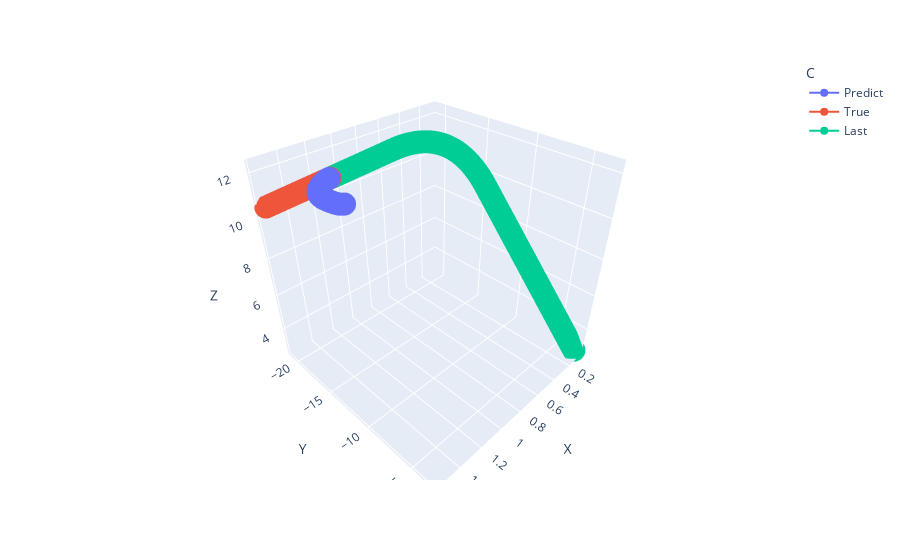

This figure's notebook cell:
### Code cell
fig = px.line_3d(aaaab, x="X", y="Y", z="Z", color='C', markers=True)
fig.show()

### Figure 1 — Plotly figure (JSON) as saved in the notebook; plotly's stock layout.template omitted (floating-point values rounded to 4 significant figures; data arrays with more than 128 entries replaced by an {"elided": "..."} marker saying what was removed)
{"data": [{"hovertemplate": "C=Predict<br>X=%{x}<br>Y=%{y}<br>Z=%{z}<extra></extra>", "legendgroup": "Predict", "line": {"color": "#636efa", "dash": "solid"}, "marker": {"symbol": "circle"}, "mode": "lines+markers", "name": "Predict", "scene": "scene", "showlegend": true, "type": "scatter3d", "x": {"elided": "999 float values"}, "y": {"elided": "999 float values"}, "z": {"elided": "999 float values"}}, {"hovertemplate": "C=True<br>X=%{x}<br>Y=%{y}<br>Z=%{z}<extra></extra>", "legendgroup": "True", "line": {"color": "#EF553B", "dash": "solid"}, "marker": {"symbol": "circle"}, "mode": "lines+markers", "name": "True", "scene": "scene", "showlegend": true, "type": "scatter3d", "x": {"elided": "999 float values"}, "y": {"elided": "999 float values"}, "z": {"elided": "999 float values"}}, {"hovertemplate": "C=Last<br>X=%{x}<br>Y=%{y}<br>Z=%{z}<extra></extra>", "legendgroup": "Last", "line": {"color": "#00cc96", "dash": "solid"}, "marker": {"symbol": "circle"}, "mode": "lines+markers", "name": "Last", "scene": "scene", "showlegend": true, "type": "scatter3d", "x": {"elided": "5974 float values"}, "y": {"elided": "5974 float values"}, "z": {"elided": "5974 float values"}}], "layout": {"legend": {"title": {"text": "C"}, "tracegroupgap": 0}, "margin": {"t": 60}, "scene": {"domain": {"x": [0, 1], "y": [0, 1]}, "xaxis": {"title": {"text": "X"}}, "yaxis": {"title": {"text": "Y"}}, "zaxis": {"title": {"text": "Z"}}}}}
